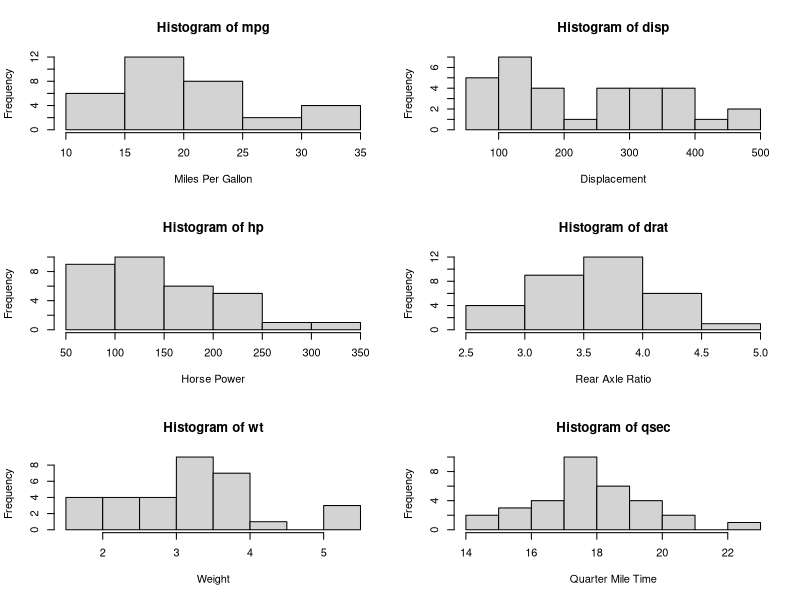

The R source for this figure:
var = names(mtcars)
var

#List the full Names

full_names = c("Miles Per Gallon", "Cylinders", "Displacement", "Horse Power", "Rear Axle Ratio", "Weight", "Quarter Mile Time")

#Send to PDF

pdf("Histograms.pdf")

# 3 rows by 2 columns
par(mfrow = c(3,2))

for (i in 1:7) {
  if (i==2){ #Exclude column 2
    i=i+1
  } else{
  hist(mtcars[[var[i]]], 
       main = paste("Histogram of", var[i]), #Title
       xlab = full_names[i], #x label 
       ylab = "Frequency", #y label
       )
  }
}
